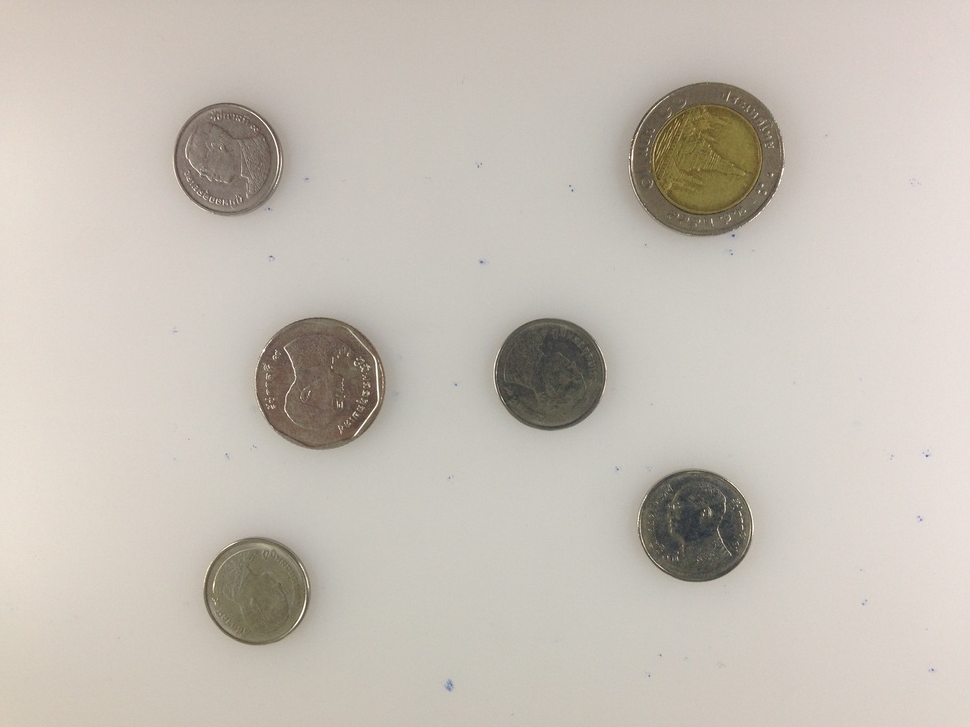
//> input picture CoinsCount/coin.JPG, 970 x 727 px, shrunk from 3264 x 2448 before the run
$ ./testopencv   (built with g++ and OpenCV 4)
//> lines starting //> are read from the running program, lines starting //| are printed output that depends on the picture
### CoinsCount/stdafx.h
// stdafx.h : include file for standard system include files,
// or project specific include files that are used frequently, but
// are changed infrequently
//

#pragma once

#include "targetver.h"

#include <stdio.h>
#include <tchar.h>


// TODO: reference additional headers your program requires here

### CoinsCount/testopencv.cpp
// testopencv.cpp : Defines the entry point for the console application.
//

#include "stdafx.h"
#include <opencv2/core/core.hpp>
#include <opencv2/highgui/highgui.hpp>
#include "opencv2/imgproc/imgproc.hpp"
#include <iostream>
#include <ctime>
#include <cstdlib>

using namespace cv;
using namespace std;


int main(int argc, char** argv)
{
	Mat src, src_gray;
	Mat grad;
	int scale = 1;
	int delta = 0;
	int ddepth = CV_16S;
	src = imread("coin.jpg", 1);
//> src is the input picture: 727 rows x 970 cols, CV_8UC3; mean B, G, R 182.2, 191.3, 198.2
	GaussianBlur(src, src, Size(9, 9), 2, 2);
	cvtColor(src, src_gray, CV_BGR2GRAY);
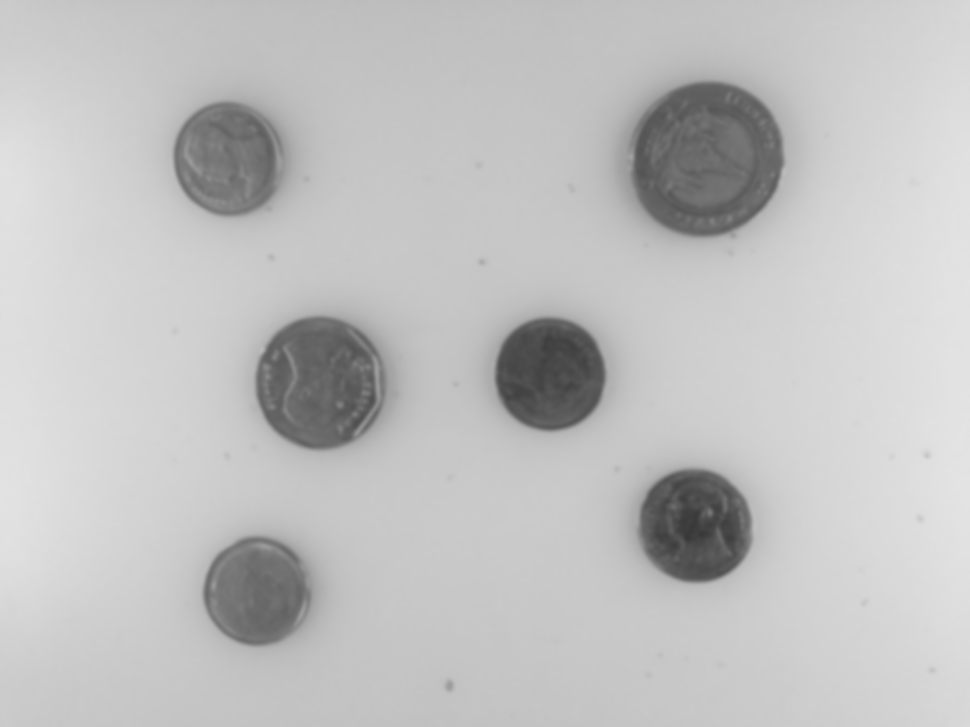
//> src_gray: 727 rows x 970 cols, CV_8UC1; min 56, max 228, mean 192.3
	Mat grad_x, grad_y;
	Mat abs_grad_x, abs_grad_y;

	/// Gradient X
	//Scharr( src_gray, grad_x, ddepth, 1, 0, scale, delta, BORDER_DEFAULT );
	Sobel(src_gray, grad_x, ddepth, 1, 0, 3, scale, delta, BORDER_DEFAULT);
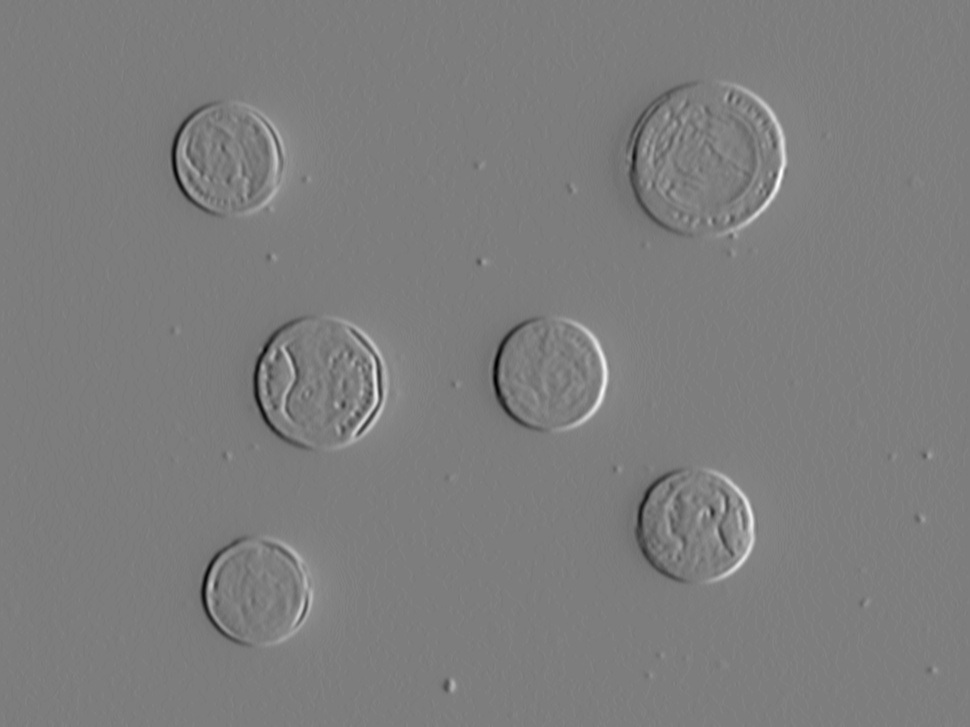
//> grad_x: 727 rows x 970 cols, CV_16SC1; min -150, max 154, mean 0; drawn with min black and max white
	convertScaleAbs(grad_x, abs_grad_x);
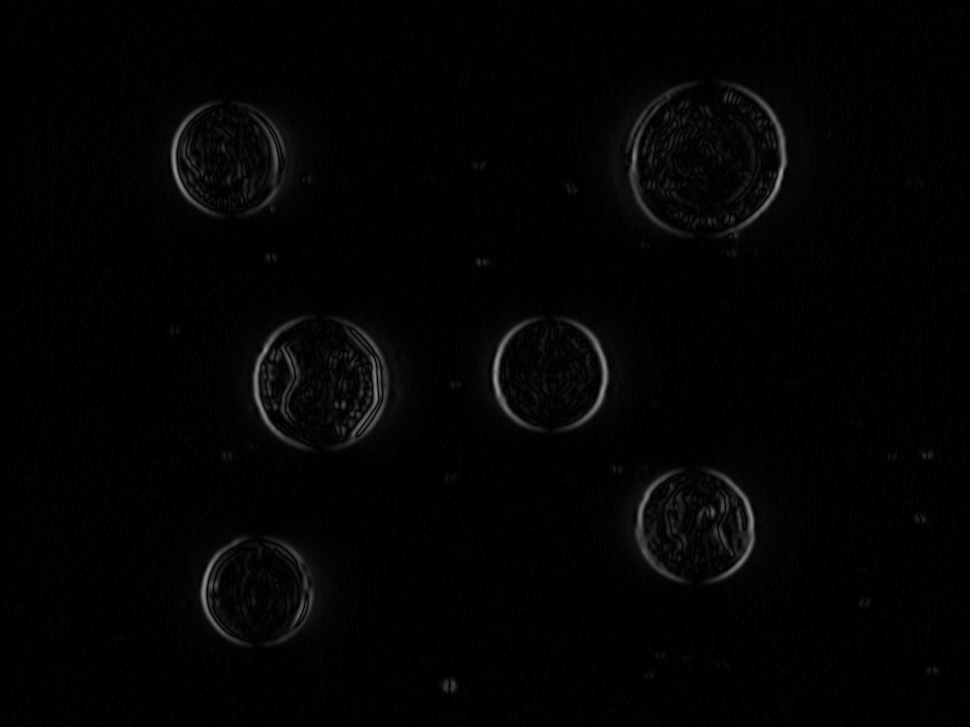
//> abs_grad_x: 727 rows x 970 cols, CV_8UC1; min 0, max 154, mean 3.3

	/// Gradient Y
	//Scharr( src_gray, grad_y, ddepth, 0, 1, scale, delta, BORDER_DEFAULT );
	Sobel(src_gray, grad_y, ddepth, 0, 1, 3, scale, delta, BORDER_DEFAULT);
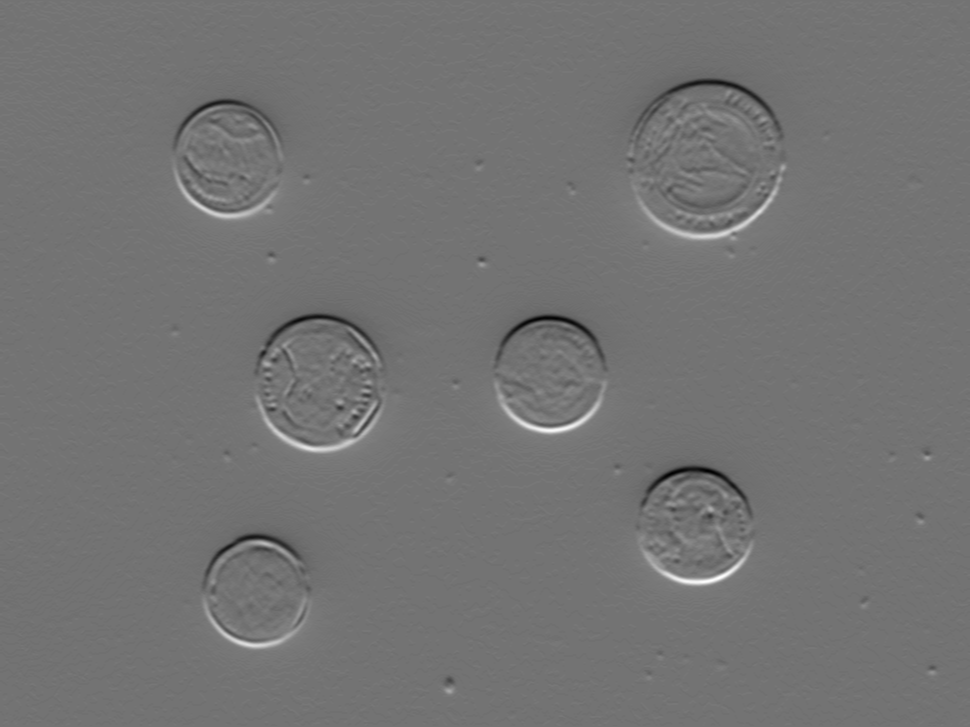
//> grad_y: 727 rows x 970 cols, CV_16SC1; min -131, max 158, mean 0; drawn with min black and max white
	convertScaleAbs(grad_y, abs_grad_y);
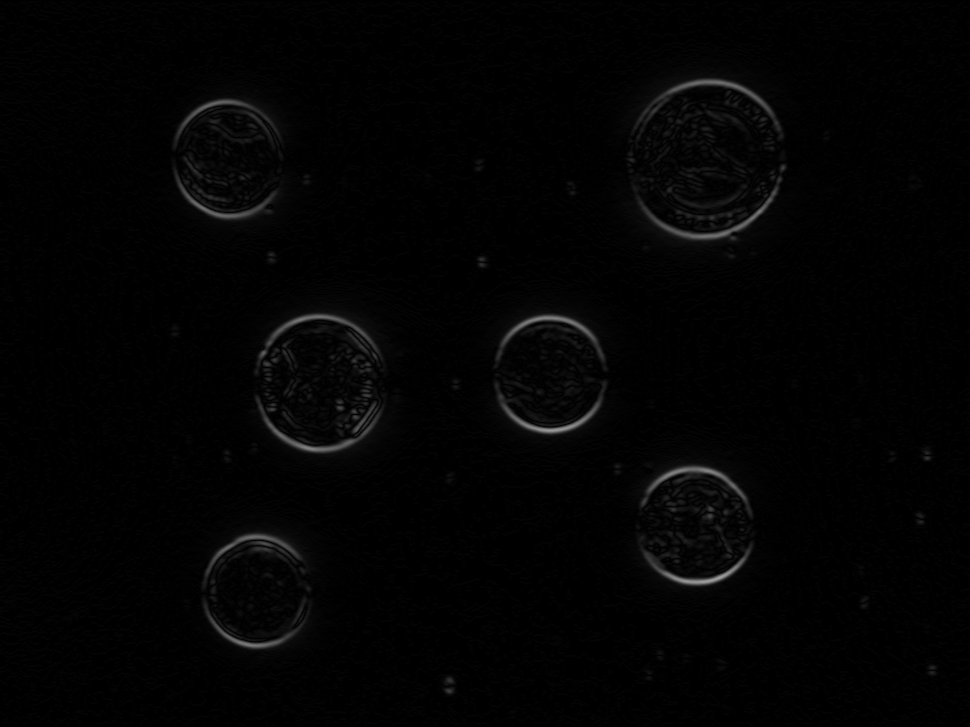
//> abs_grad_y: 727 rows x 970 cols, CV_8UC1; min 0, max 158, mean 3.1

	/// Total Gradient (approximate)
	addWeighted(abs_grad_x, 0.5, abs_grad_y, 0.5, 0, grad);
	vector<Vec3f> circles;
	HoughCircles(grad, circles, CV_HOUGH_GRADIENT, 1, grad.rows / 8, 200, 100, 0, 0);
//> circles = 4 circles (x, y, radius): [319.5, 380.5, 66], [550.5, 373.5, 58.3], [255.5, 590.5, 51.8], [697.5, 525.5, 58.2]
	imshow("Hough Gray", src_gray);
	/// Draw the circles detected
	int ten = 0, one = 0, five = 0;
	for (size_t i = 0; i < circles.size(); i++)
	{
		Point center(cvRound(circles[i][0]), cvRound(circles[i][1]));
		int radius = cvRound(circles[i][2]);
		cout << "radius : " << radius << endl;
		// circle center
		circle(src, center, 3, Scalar(0, 255, 0), -1, 8, 0);
		if (radius > 185)
			one++;
		else if (radius <= 185 && radius > 180)
			five++;
		else {
			ten++;
		}
		// circle outline
		circle(src, center, radius, Scalar(255, 0, 0), 3, 8, 0);
	}
//> this loop made 4 passes
//> (center, radius) on passes 1 to 4: (Point(320, 380), 66), (Point(550, 374), 58), (Point(256, 590), 52), (Point(698, 526), 58)
//| radius : 66
//| radius : 58
//| radius : 52
//| radius : 58
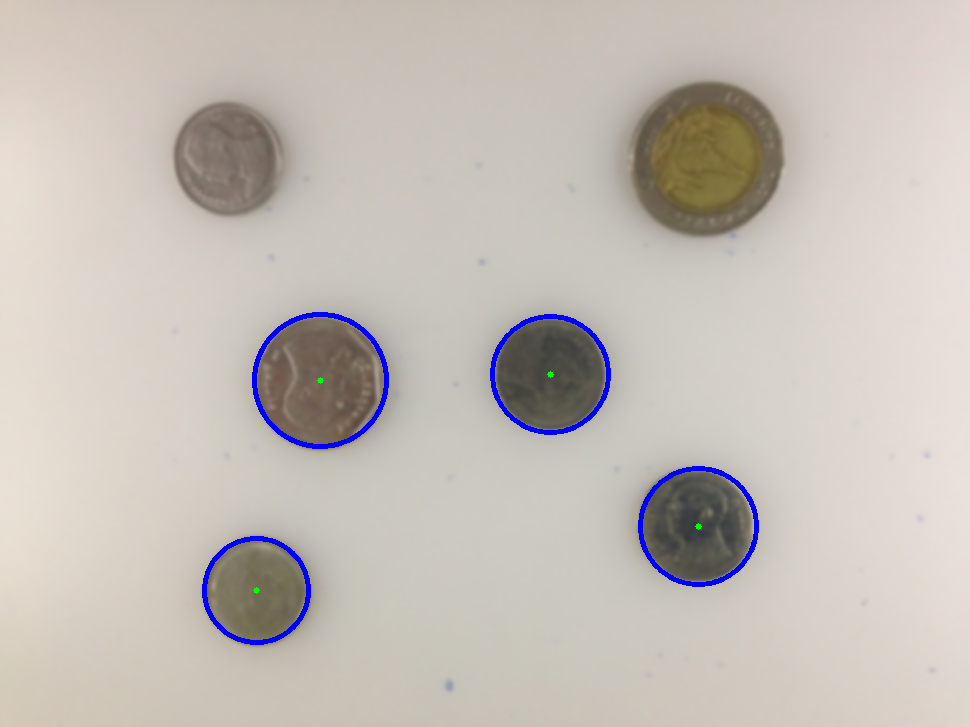
//> src: 727 rows x 970 cols, CV_8UC3; mean B, G, R 183.4, 189.8, 196.6
//> after the loop, one = 0; five = 0; ten = 4
	cout << "The number of one-baht coins is " << one << "." << endl;
//| The number of one-baht coins is 0.
	cout << "The number of five-baht coins is " << five << "." << endl;
//| The number of five-baht coins is 0.
	cout << "The number of ten-baht coins is " << ten << "." << endl;
//| The number of ten-baht coins is 4.
	cout << "Total is " << one + (5 * five) + (10 * ten) << "." << endl;
//| Total is 40.
	/// Show your results
	imwrite("Result.jpg", src);
	namedWindow("Hough Circle Transform Demo", CV_WINDOW_AUTOSIZE);
	imshow("Hough Circle Transform Demo", src);
	waitKey(0);
	return 0;
}
